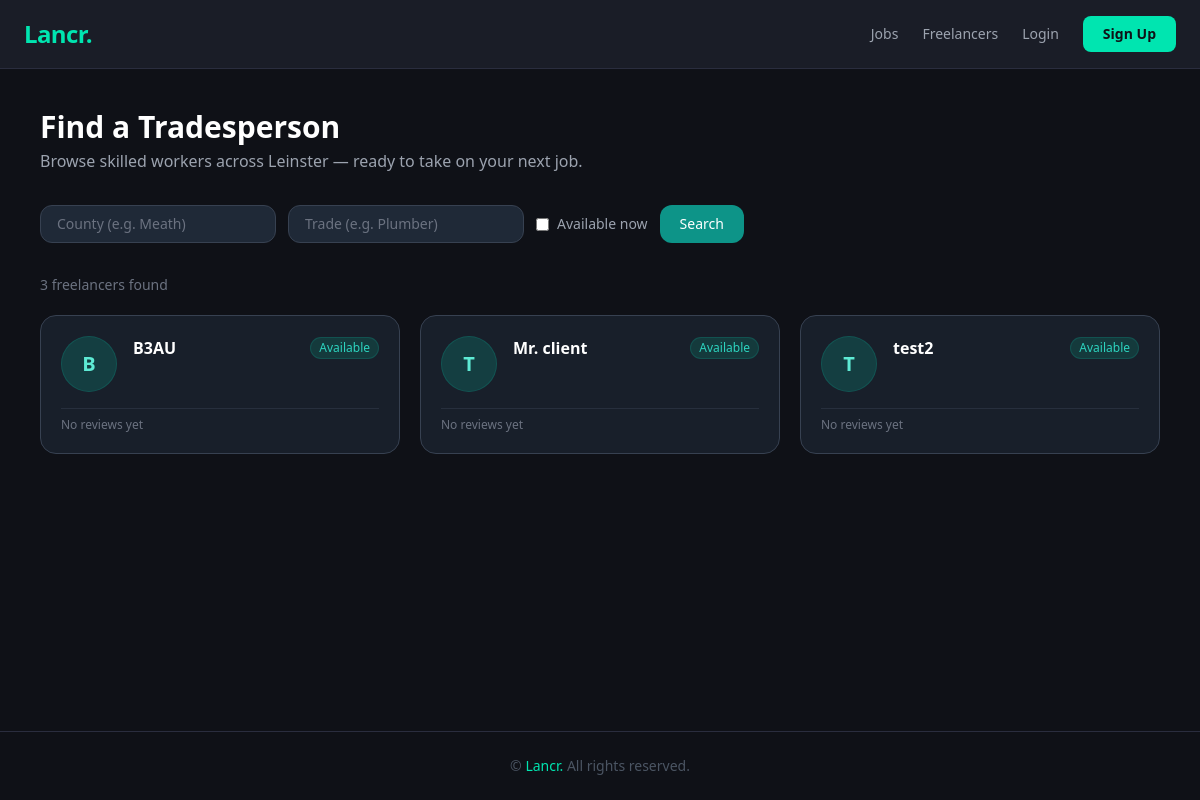
/freelancers/, run on an earlier commit of the app's database.
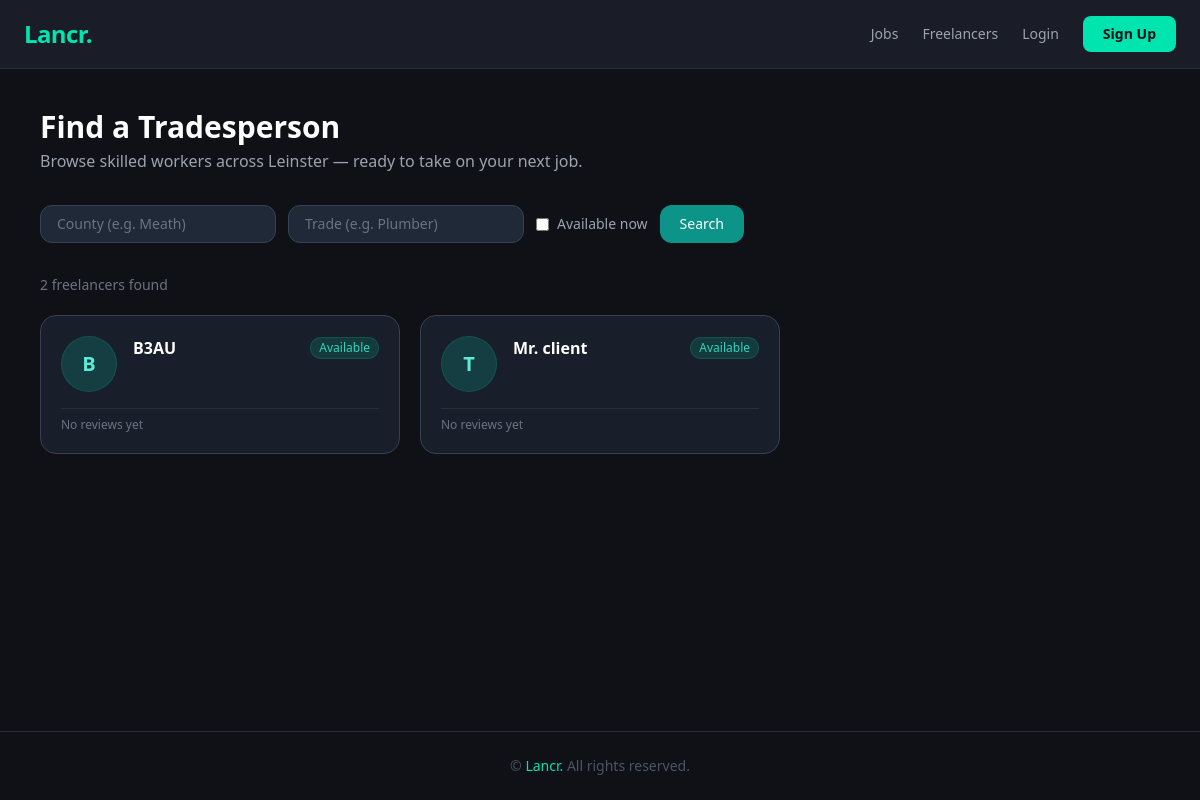
And on a later commit of the database.
### accounts/models.py (models this page shows, shortened)
class User(AbstractUser):
    ROLE_CHOICES = (
        ('client', 'Client'),
        ('freelancer', 'Freelancer'),
    )
    role = models.CharField(max_length=20, choices=ROLE_CHOICES)

### jobs/views.py (the view)
# urls.py: path('freelancers/', views.freelancer_list, name='freelancer_list'),
def freelancer_list(request):
    User = get_user_model()
    freelancers = User.objects.filter(
        profile__role='freelancer'
    ).select_related('profile').annotate(
        avg_rating=Avg('reviews_received__rating'),
        total_reviews=models.Count('reviews_received')
    )
    county = request.GET.get('county')
    trade = request.GET.get('trade')
    available = request.GET.get('available')
    if county:
        freelancers = freelancers.filter(profile__county__icontains=county)
    if trade:
        freelancers = freelancers.filter(profile__trade__icontains=trade)
    if available:
        freelancers = freelancers.filter(profile__is_available=True)
    return render(request, 'jobs/freelancer_list.html', {
        'freelancers': freelancers,
        'county': county,
        'trade': trade,
        'available': available,
    })

### jobs/context_processors.py (called while the page is built)
def notifications(request):
    if request.user.is_authenticated:
        unread_count = request.user.notifications.filter(is_read=False).count()
        return {'unread_count': unread_count}
    return {'unread_count': 0}

### jobs/templates/jobs/freelancer_list.html (shortened to what this page needs)
{% extends "base.html" %}
{% block content %}
<div class="max-w-6xl mx-auto px-4 py-10">
  <div class="mb-8">
    <h1 class="text-3xl font-bold text-white">Find a Tradesperson</h1>
    <p class="text-gray-400 mt-1">Browse skilled workers across Leinster — ready to take on your next job.</p>
  </div>
  <form method="GET" action="{% url 'freelancer_list' %}" class="flex flex-wrap gap-3 mb-8">
    <input
      type="text"
      name="county"
      value="{{ county|default:'' }}"
      placeholder="County (e.g. Meath)"
      class="bg-gray-800 border border-gray-700 text-white placeholder-gray-500 rounded-xl px-4 py-2 text-sm focus:outline-none focus:border-teal-500"
    />
    <input
      type="text"
      name="trade"
      value="{{ trade|default:'' }}"
      placeholder="Trade (e.g. Plumber)"
      class="bg-gray-800 border border-gray-700 text-white placeholder-gray-500 rounded-xl px-4 py-2 text-sm focus:outline-none focus:border-teal-500"
    />
    <label class="flex items-center gap-2 text-sm text-gray-400 cursor-pointer">
      <input
        type="checkbox"
        name="available"
        value="1"
        class="accent-teal-500"
      />
      Available now
    </label>
    <button
      type="submit"
      class="bg-teal-600 hover:bg-teal-500 text-white text-sm font-medium px-5 py-2 rounded-xl transition"
    >
      Search
    </button>
  </form>
  <p class="text-sm text-gray-500 mb-5">
    {{ freelancers.count }} freelancer{{ freelancers.count|pluralize }} found
  </p>
  {% if freelancers %}
  <div class="grid grid-cols-1 sm:grid-cols-2 lg:grid-cols-3 gap-5">
    {% for freelancer in freelancers %}
    <a
      href="{% url 'profile_view' freelancer.username %}"
      class="group bg-gray-800/60 border border-gray-700 hover:border-teal-600 rounded-2xl p-5 flex flex-col gap-4 transition"
    >
      <div class="flex items-start gap-4">
        {% if freelancer.profile.avatar %}
        <img
          src="{{ freelancer.profile.avatar.url }}"
          alt="{{ freelancer.username }}"
          class="w-14 h-14 rounded-full object-cover flex-shrink-0 border border-gray-600"
        />
        {% else %}
        <div class="w-14 h-14 rounded-full bg-teal-800/50 flex items-center justify-center flex-shrink-0 border border-teal-700/40">
          <span class="text-teal-300 text-xl font-bold">
            {{ freelancer.username|first|upper }}
          </span>
        </div>
        {% endif %}
        <div class="flex-1 min-w-0">
          <div class="flex items-center justify-between gap-2">
            <h2 class="text-white font-semibold truncate group-hover:text-teal-300 transition">
              {{ freelancer.get_full_name|default:freelancer.username }}
            </h2>
            {% if freelancer.profile.is_available %}
            <span class="text-xs bg-teal-900/60 text-teal-400 border border-teal-700/40 px-2 py-0.5 rounded-full flex-shrink-0">
              Available
            </span>
            {% else %}
            <span class="text-xs bg-gray-700/60 text-gray-400 border border-gray-600/40 px-2 py-0.5 rounded-full flex-shrink-0">
              Busy
            </span>
            {% endif %}
          </div>
        </div>
      </div>
      <div class="flex items-center justify-between pt-2 border-t border-gray-700/50 flex-wrap gap-2">
        <div class="flex items-center gap-1">
          {% if freelancer.avg_rating %}
            <span class="text-yellow-400 text-sm">★</span>
            <span class="text-white text-sm font-medium">{{ freelancer.avg_rating|floatformat:1 }}</span>
            <span class="text-gray-500 text-xs">({{ freelancer.total_reviews }})</span>
          {% else %}
            <span class="text-gray-500 text-xs">No reviews yet</span>
          {% endif %}
        </div>
      </div>
    </a>
    {% endfor %}
  </div>
  {% endif %}
</div>
{% endblock %}

What changed in the data, as far as the page shows it:
removed User: username|first "T", get_full_name "test2", shows "Available", shows "No reviews yet"
Also different on the page:
{{ freelancers.count }}: "3" → "2"
